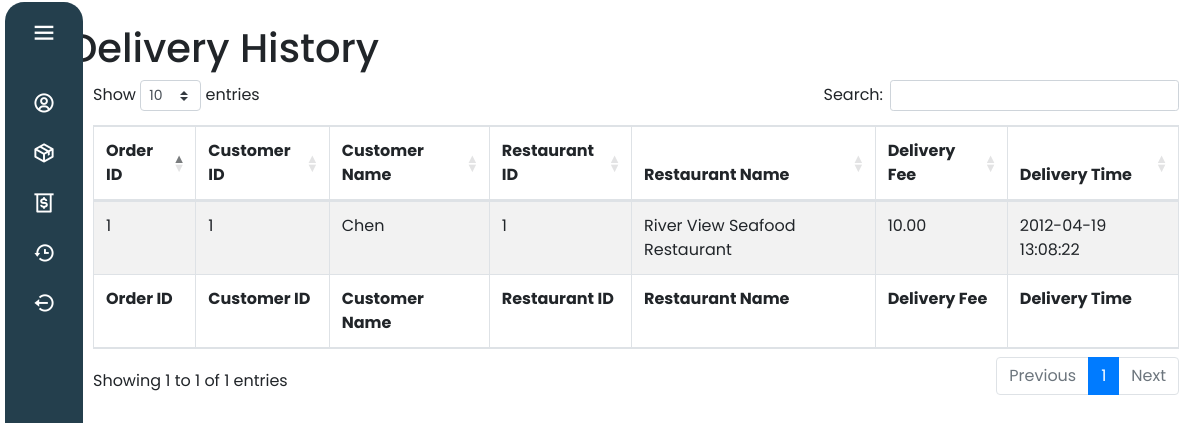
The app's page /PHP/Rider_history.php (signed in) with its own data.
### tables this page shows
CREATE TABLE `OrderRecord`(
    `Order_ID` INT AUTO_INCREMENT,
    `Cust_ID` INT,
    `Rest_ID` INT,
    `Rider_ID` INT,
    `Order_MenuName` VARCHAR(30),
    `Order_Quantity` INT,
    `Order_DeliveryFee` DECIMAL(65,2),
    `Order_DeliveryTime` DATETIME,
    `Order_Total` DECIMAL(65,2),
    PRIMARY KEY (`Order_ID`)
);

CREATE TABLE `Customer`(
    `Cust_ID` INT AUTO_INCREMENT,
    `Cust_Name` VARCHAR(100),
    `Cust_Password` VARCHAR(10),
    `Cust_Email` VARCHAR(50),
    `Cust_PhoneNum` VARCHAR(12),
    `Cust_Address` VARCHAR(100),
    `Cust_Poscode` VARCHAR(6),
    `Cust_State` VARCHAR(50),
    PRIMARY KEY (`Cust_ID`)
);

CREATE TABLE `Restaurant`(
    `Rest_ID` INT AUTO_INCREMENT,
    `RO_ID` INT,
    `Rest_Name` VARCHAR(50),
    `Rest_PhoneNum` VARCHAR(12),
    `Rest_Address` VARCHAR(100),
    `Rest_Poscode` VARCHAR(6),
    `Rest_State` VARCHAR(50),
    `Rest_OpeningHour` DATETIME,
    `Rest_ClosedHour` DATETIME,
    PRIMARY KEY (`Rest_ID`)
);

### PHP/Rider_history.php (the view, shortened to what this page needs)
<?php
    $servername = "localhost";
    $username = "root";
    $password = "";
    $dbname = "foody";
    $conn = new mysqli($servername, $username, $password, $dbname);
    $riderid = $_SESSION["Rider_login"];
    $sql = "SELECT * FROM orderrecord O, restaurant E, customer C WHERE '$riderid' = O.Rider_ID AND O.Rest_ID = E.Rest_ID AND O.Cust_ID = C.Cust_ID AND Order_DeliveryTime IS NOT NULL";
    $result = $conn->query($sql);
?>
<!DOCTYPE html>
<html lang="en">
<head>
    <link rel="stylesheet" href="CSS/ridercommission.css"/>
    <link rel="stylesheet" href="https://cdn.jsdelivr.net/npm/bootstrap@4.6.0/dist/css/bootstrap.min.css">
    <link rel="stylesheet" href="https://cdn.datatables.net/1.10.24/css/dataTables.bootstrap4.min.css">
    <link rel="stylesheet" href="https://use.fontawesome.com/releases/v5.7.0/css/all.css">
</head>
<body>
    <?php include "./Rider_navigationBar.php" ?>
    <div class="ml-5">
    <div class="container pt-4">
    <h1>Delivery History</h1>
    <div class="ml-4">
    <table id="commissionlist" class="table table-striped table-bordered" style="width:100%;">
        <thead>
            <tr>
                <th>Order ID</th>
                <th>Customer ID</th>
                <th>Customer Name</th>
                <th>Restaurant ID</th>
                <th>Restaurant Name</th>
                <th>Delivery Fee</th>
                <th>Delivery Time</th>
            </tr>
        </thead>
        <tbody>
            <?php
            while ($row = $result->fetch_assoc()) {
            ?>
                <tr>
                    <td><?php echo $row["Order_ID"]; ?></td>
                    <td><?php echo $row["Cust_ID"]; ?></td>
                    <td><?php echo $row["Cust_Name"]; ?></td>
                    <td><?php echo $row["Rest_ID"]; ?></td>
                    <td><?php echo $row["Rest_Name"]; ?></td>
                    <td><?php echo $row["Order_DeliveryFee"]; ?></td>
                    <td><?php echo $row["Order_DeliveryTime"]; ?></td>
                </tr>
            <?php
            }
            ?>
        </tbody>
        <tfoot>
            <tr>
                <th>Order ID</th>
                <th>Customer ID</th>
                <th>Customer Name</th>
                <th>Restaurant ID</th>
                <th>Restaurant Name</th>
                <th>Delivery Fee</th>
                <th>Delivery Time</th>
            </tr>
        </tfoot>
    </table>
    </div>
    </div>
</body>
</html>

### PHP/CSS/ridercommission.css (style rules this page uses)
* { margin: 0; padding: 0; }

### PHP/CSS/RnavigationBar.css (style rules this page uses)
* { margin:0; padding:0; box-sizing: border-box; font-family: 'Poppins',sans-serif; }
body { position: relative; min-height: 100vh; width: 100%; overflow: hidden; }

### records on screen
orderrecord: Order_ID "1", Cust_ID.Cust_ID "1", Cust_ID.Cust_Name "Chen", Rest_ID.Rest_ID "1", Rest_ID.Rest_Name "River View Seafood Restaurant", Order_DeliveryFee "10.00", Order_DeliveryTime "2012-04-19 13:08:22"
